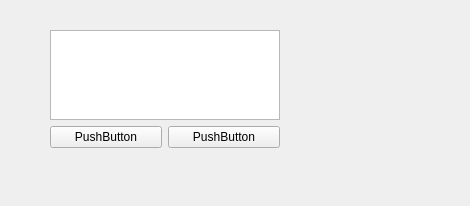
<?xml version="1.0" encoding="UTF-8"?>
<ui version="4.0">
 <class>Form</class>
 <widget class="QWidget" name="Form">
  <property name="geometry">
   <rect>
    <x>0</x>
    <y>0</y>
    <width>470</width>
    <height>206</height>
   </rect>
  </property>
  <property name="windowTitle">
   <string>Form</string>
  </property>
  <widget class="QWidget" name="verticalLayoutWidget">
   <property name="geometry">
    <rect>
     <x>50</x>
     <y>30</y>
     <width>230</width>
     <height>118</height>
    </rect>
   </property>
   <layout class="QVBoxLayout" name="verticalLayout">
    <item>
     <widget class="QListWidget" name="listWidget"/>
    </item>
    <item>
     <layout class="QHBoxLayout" name="horizontalLayout">
      <item>
       <widget class="QPushButton" name="pushButton">
        <property name="text">
         <string>PushButton</string>
        </property>
       </widget>
      </item>
      <item>
       <widget class="QPushButton" name="pushButton_2">
        <property name="text">
         <string>PushButton</string>
        </property>
       </widget>
      </item>
     </layout>
    </item>
   </layout>
  </widget>
 </widget>
 <resources/>
 <connections/>
</ui>
